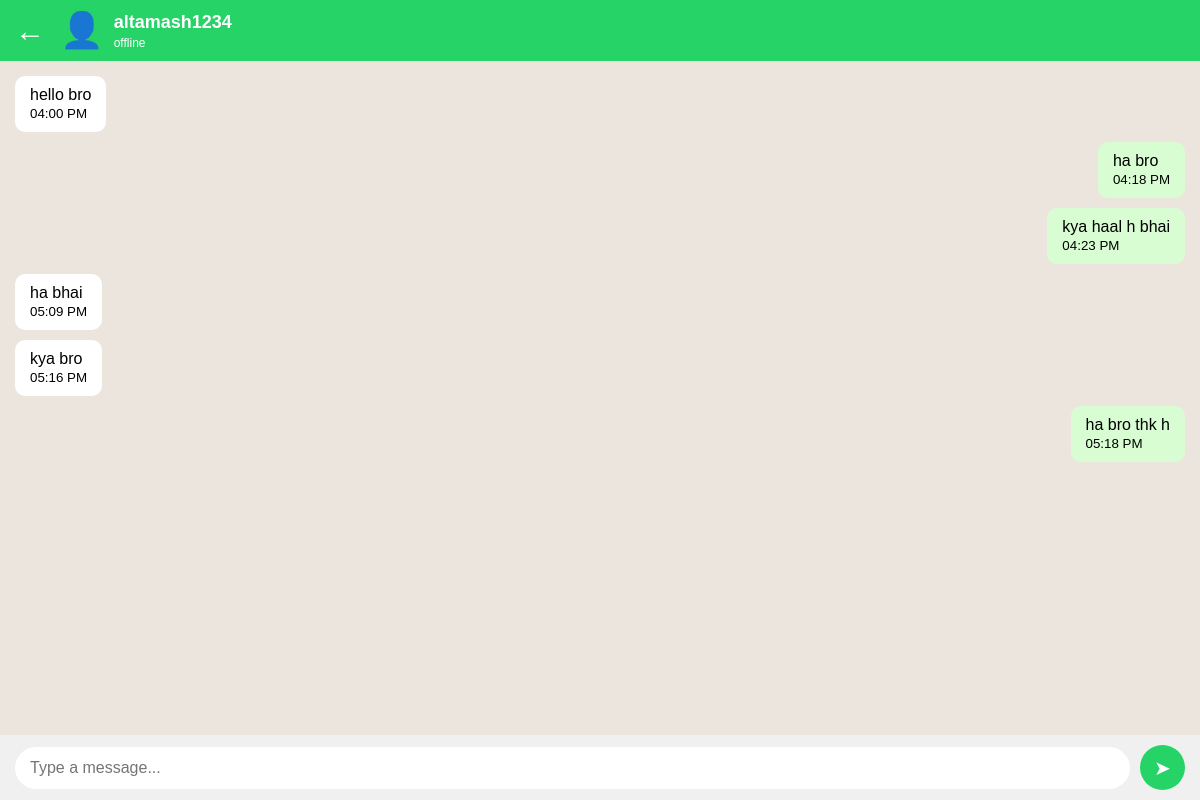
Screenshot of /chat/3/ (signed in) with the database file from the repository.
### chat/models.py (models this page shows)
class Message(models.Model):
    sender = models.CharField(max_length=100)
    sender_user = models.ForeignKey(
        User, on_delete=models.CASCADE, null=True, blank=True
    )
    receiver_user = models.ForeignKey(
        User,
        on_delete=models.CASCADE,
        related_name="received_messages",
        null=True,
        blank=True,
    )
    text = models.TextField()
    created_at = models.DateTimeField(auto_now_add=True)

### chat/views.py (the view)
# urls.py: path("chat/<int:user_id>/", views.chat_page, name="chat_page"),
def chat_page(request, user_id):
    if not request.user.is_authenticated:
        return redirect("login")
    receiver = get_object_or_404(
        User,
        id=user_id
    )
    messages = Message.objects.filter(
        sender_user=request.user,
        receiver_user=receiver
    ) | Message.objects.filter(
        sender_user=receiver,
        receiver_user=request.user
    )
    messages = messages.order_by("created_at")
    status = UserStatus.objects.filter(user=receiver).first()
    receiver_last_seen = (
        status.last_seen.isoformat()
        if status and status.last_seen
        else ""
    )
    return render(request, "chat.html", {
        "messages": messages,
        "receiver": receiver,
        "receiver_last_seen": receiver_last_seen,
    })

### templates/chat.html (shortened to what this page needs)
{% load static %}
<!DOCTYPE html>
<html lang="en">
<head>
    <link rel="stylesheet" href="{% static 'css/style.css' %}">
</head>
<body>
    <div class="chat-navbar">
        <span class="back" onclick="history.back()">←</span>
        <div class="chat-profile">
            {% if receiver.profile.dp %}
                <img
                    src="{{ receiver.profile.dp.url }}"
                    alt="Profile"
                    style="width:40px;height:40px;border-radius:50%;object-fit:cover;display:block;"
                >
            {% else %}
                👤
            {% endif %}
        </div>
        <div class="chat-user">
            <h3>{% firstof receiver.profile.full_name receiver.username %}</h3>
            <p id="user-status"></p>
        </div>
    </div>
    <div id="messages" class="messages">
        {% for message in messages %}
            {% if message.sender_user == request.user %}
                <div class="sent">
                    <div>{{ message.text }}</div>
                    <small>{{ message.created_at|date:"h:i A" }}</small>
                </div>
            {% else %}
                <div class="received">
                    <div>{{ message.text }}</div>
                    <small>{{ message.created_at|date:"h:i A" }}</small>
                </div>
            {% endif %}
        {% endfor %}
    </div>
    <form id="messageForm" class="message-input">
        <input
            type="text"
            id="messageInput"
            placeholder="Type a message..."
            autocomplete="off"
        >
        <button type="submit">➤</button>
    </form>
</body>
</html>

### static/css/style.css (style rules this page uses)
body { background-color: #ece5dd; margin: 0; font-family: Arial, sans-serif; }
.chat-navbar { display: flex; align-items: center; background-color: #25D366; color: white; padding: 10px 15px; }
.back { font-size: 30px; margin-right: 15px; cursor: pointer; }
.chat-profile { font-size: 35px; margin-right: 10px; }
.chat-user h3 { margin: 0; font-size: 18px; }
.chat-user p { margin: 3px 0 0; font-size: 12px; }
.messages { padding: 15px; padding-bottom: 100px; min-height: 400px; box-sizing: border-box; }
.received { background-color: white; padding: 10px 15px; margin-bottom: 10px; width: fit-content; max-width: 60%; border-radius: 10px; }
.sent { background-color: #d9fdd3; padding: 10px 15px; margin-bottom: 10px; margin-left: auto; width: fit-content; max-width: 60%; border-radius: 10px; }
.message-input { display: flex; align-items: center; gap: 10px; padding: 10px 15px; background-color: #f0f0f0; position: fixed; bottom: 0; left: 0; right: 0; box-sizing: border-box; }
.message-input input { flex: 1; padding: 12px 15px; border: none; border-radius: 25px; outline: none; font-size: 16px; }
.message-input button { width: 45px; height: 45px; border: none; border-radius: 50%; background-color: #25D366; color: white; font-size: 20px; cursor: pointer; }
body { padding-bottom: 80px; }

### rows the page displays
Message: text "hello bro", created_at "04:00 PM"
Message: text "ha bro", created_at "04:18 PM"
Message: text "kya haal h bhai", created_at "04:23 PM"
Message: text "ha bhai", created_at "05:09 PM"
Message: text "kya bro", created_at "05:16 PM"
Message: text "ha bro thk h", created_at "05:18 PM"
